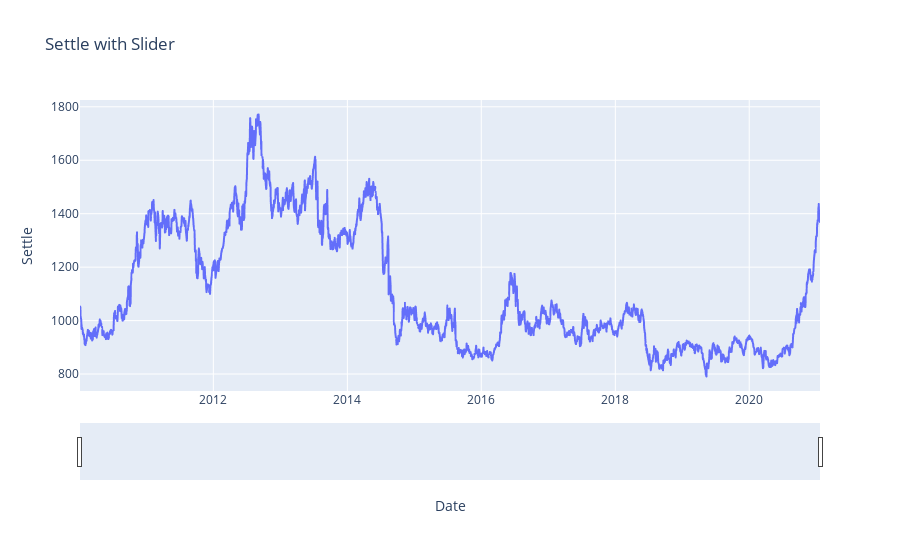

The notebook cell this image was saved under:
### Markdown cell above
# Visualization with Slider

### Code cell
import plotly.express as px

fig=px.line(df, x=df.index, y='Settle', title='Settle with Slider')
fig.update_xaxes(rangeslider_visible=True)
fig.show()

### Figure 1 — Plotly figure (JSON) as saved in the notebook; plotly's stock layout.template omitted (floating-point values rounded to 4 significant figures; data arrays with more than 128 entries replaced by an {"elided": "..."} marker saying what was removed)
{"data": [{"hovertemplate": "Date=%{x}<br>Settle=%{y}<extra></extra>", "legendgroup": "", "line": {"color": "#636efa", "dash": "solid"}, "mode": "lines", "name": "", "showlegend": false, "type": "scattergl", "x": {"elided": "2786 str values"}, "xaxis": "x", "y": {"elided": "2786 float values"}, "yaxis": "y"}], "layout": {"legend": {"tracegroupgap": 0}, "title": {"text": "Settle with Slider"}, "xaxis": {"anchor": "y", "domain": [0, 1], "rangeslider": {"visible": true}, "title": {"text": "Date"}}, "yaxis": {"anchor": "x", "domain": [0, 1], "title": {"text": "Settle"}}}}
